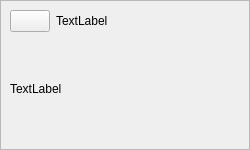
<?xml version="1.0" encoding="UTF-8"?>
<ui version="4.0">
 <class>Form</class>
 <widget class="QWidget" name="Form">
  <property name="geometry">
   <rect>
    <x>0</x>
    <y>0</y>
    <width>250</width>
    <height>150</height>
   </rect>
  </property>
  <property name="sizePolicy">
   <sizepolicy hsizetype="Preferred" vsizetype="Fixed">
    <horstretch>0</horstretch>
    <verstretch>0</verstretch>
   </sizepolicy>
  </property>
  <property name="minimumSize">
   <size>
    <width>0</width>
    <height>150</height>
   </size>
  </property>
  <property name="maximumSize">
   <size>
    <width>16777215</width>
    <height>150</height>
   </size>
  </property>
  <property name="windowTitle">
   <string>Form</string>
  </property>
  <layout class="QVBoxLayout" name="verticalLayout">
   <property name="leftMargin">
    <number>0</number>
   </property>
   <property name="topMargin">
    <number>0</number>
   </property>
   <property name="rightMargin">
    <number>0</number>
   </property>
   <property name="bottomMargin">
    <number>0</number>
   </property>
   <item>
    <widget class="QFrame" name="frame">
     <property name="frameShape">
      <enum>QFrame::StyledPanel</enum>
     </property>
     <property name="frameShadow">
      <enum>QFrame::Raised</enum>
     </property>
     <property name="lineWidth">
      <number>2</number>
     </property>
     <layout class="QVBoxLayout" name="verticalLayout_3">
      <property name="leftMargin">
       <number>9</number>
      </property>
      <property name="topMargin">
       <number>9</number>
      </property>
      <property name="rightMargin">
       <number>9</number>
      </property>
      <property name="bottomMargin">
       <number>9</number>
      </property>
      <item alignment="Qt::AlignTop">
       <widget class="QWidget" name="widget" native="true">
        <property name="maximumSize">
         <size>
          <width>16777215</width>
          <height>250</height>
         </size>
        </property>
        <layout class="QHBoxLayout" name="horizontalLayout">
         <property name="leftMargin">
          <number>0</number>
         </property>
         <property name="topMargin">
          <number>0</number>
         </property>
         <property name="rightMargin">
          <number>0</number>
         </property>
         <property name="bottomMargin">
          <number>0</number>
         </property>
         <item alignment="Qt::AlignLeft">
          <widget class="QPushButton" name="close_button">
           <property name="text">
            <string/>
           </property>
           <property name="icon">
            <iconset>
             <normaloff>../_media/icons/minus.svg</normaloff>../_media/icons/minus.svg</iconset>
           </property>
          </widget>
         </item>
         <item>
          <widget class="QLabel" name="title_label">
           <property name="sizePolicy">
            <sizepolicy hsizetype="Expanding" vsizetype="Preferred">
             <horstretch>0</horstretch>
             <verstretch>0</verstretch>
            </sizepolicy>
           </property>
           <property name="text">
            <string>TextLabel</string>
           </property>
          </widget>
         </item>
        </layout>
       </widget>
      </item>
      <item>
       <widget class="QLabel" name="body_label">
        <property name="sizePolicy">
         <sizepolicy hsizetype="Preferred" vsizetype="Expanding">
          <horstretch>0</horstretch>
          <verstretch>0</verstretch>
         </sizepolicy>
        </property>
        <property name="text">
         <string>TextLabel</string>
        </property>
        <property name="wordWrap">
         <bool>true</bool>
        </property>
       </widget>
      </item>
     </layout>
    </widget>
   </item>
  </layout>
 </widget>
 <resources/>
 <connections/>
</ui>
